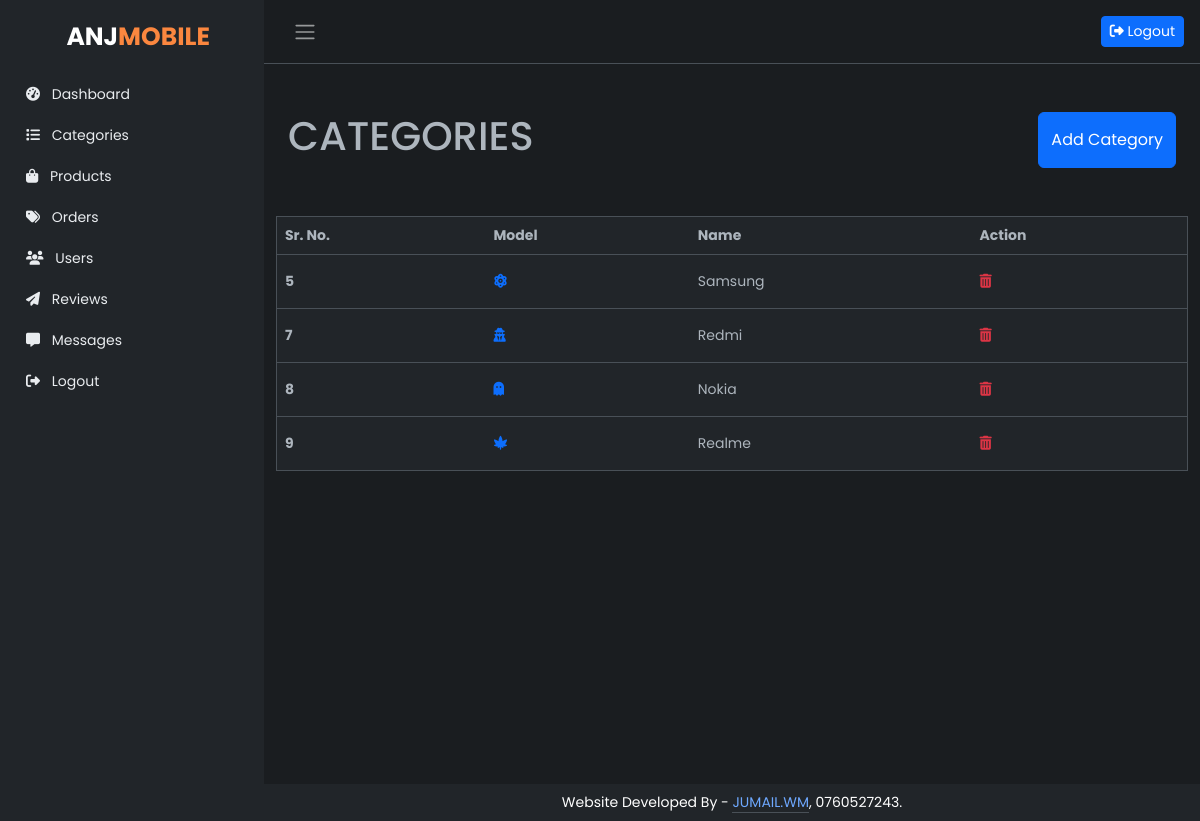
The app's page /admin_categories.php (signed in) with its own data.
### tables this page shows
CREATE TABLE `category` (
  `cat_id` int(11) NOT NULL,
  `cat_icon` varchar(255) NOT NULL,
  `cat_name` varchar(255) NOT NULL
);

### admin_categories.php (the view, shortened to what this page needs)
<?php
include 'inc/db.php';
?>
<?php
include "admin/header.php";
?>
<div class="main">
    <?php
    include "admin/navbar.php";
    ?>
    <div class="container-xxl py-5" style="min-height:90vh;">
        <div class="container">
            <div class="d-flex justify-content-between wow fadeInUp" data-wow-delay="0.1s">
                <h1>CATEGORIES</h1>
                <button type="button" class="btn btn-primary btn-md" data-bs-toggle="modal" data-bs-target="#add">
                    Add Category
                </button>
            </div>
            <div class="row mt-5">
                <table class="table border">
                    <thead>
                        <tr>
                            <th scope="col">Sr. No.</th>
                            <th scope="col">Model</th>
                            <th scope="col">Name</th>
                            <th scope="col">Action</th>
                        </tr>
                    </thead>
                    <tbody>
                        <?php
                        $select_category = mysqli_query($conn, "SELECT * FROM `category`") or die('query failed');
                        while ($fetch_category = mysqli_fetch_assoc($select_category)) {
                            ?>
                            <tr>
                                <th scope="row" class="py-3">
                                    <?php echo $fetch_category['cat_id']; ?>
                                </th>
                                <td class="py-3 text-primary"></b>
                                    <?php echo $fetch_category['cat_icon']; ?>
                                </td>
                                <td class="py-3">
                                    <?php echo $fetch_category['cat_name']; ?>
                                </td>
                                <td class="py-3"><a
                                        href="admin_categories.php?delete=<?php echo $fetch_category['cat_id']; ?>"
                                        title="Delete" onclick="return confirm('Delete this Category?');"><i
                                            class="fa fa-trash text-danger"></i></a></td>
                            </tr>
                            <?php
                        }
                        ?>
                    </tbody>
                </table>
            </div>
        </div>
    </div>
    <?php
    include "admin/footer.php";
    ?>
</div>
</div>
</body>
</html>

### css/user.css (style rules this page uses)
body { font-family: 'Poppins', sans-serif; font-size: 0.875rem; opacity: 1; overflow-y: scroll; margin: 0; }
a { cursor: pointer; text-decoration: none; font-family: 'Poppins', sans-serif; }
.main { display: flex; flex-direction: column; min-height: 100vh; min-width: 0; overflow: auto; transition: all 0.35s ease-in-out; width: 100%; background: var(--bs-dark-bg-subtle); }

### records on screen
category: cat_id "5", cat_name "Samsung"
category: cat_id "7", cat_name "Redmi"
category: cat_id "8", cat_name "Nokia"
category: cat_id "9", cat_name "Realme"
